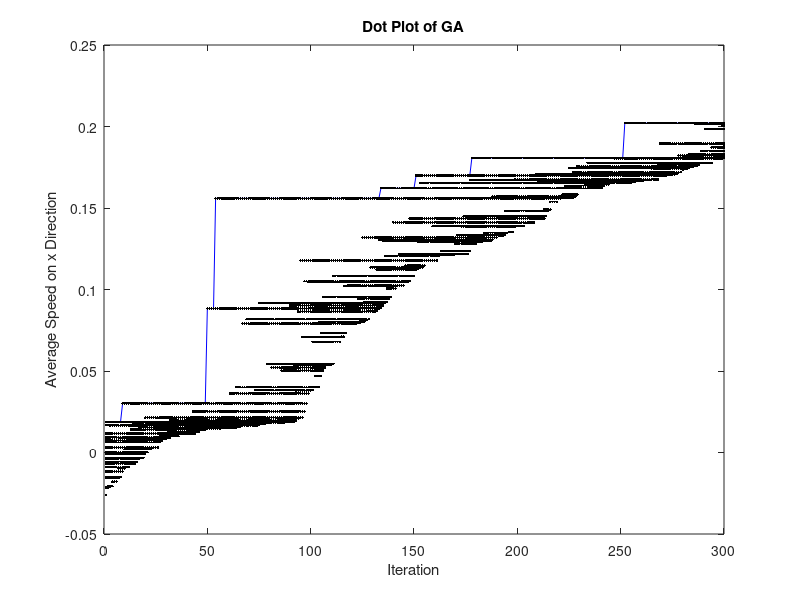
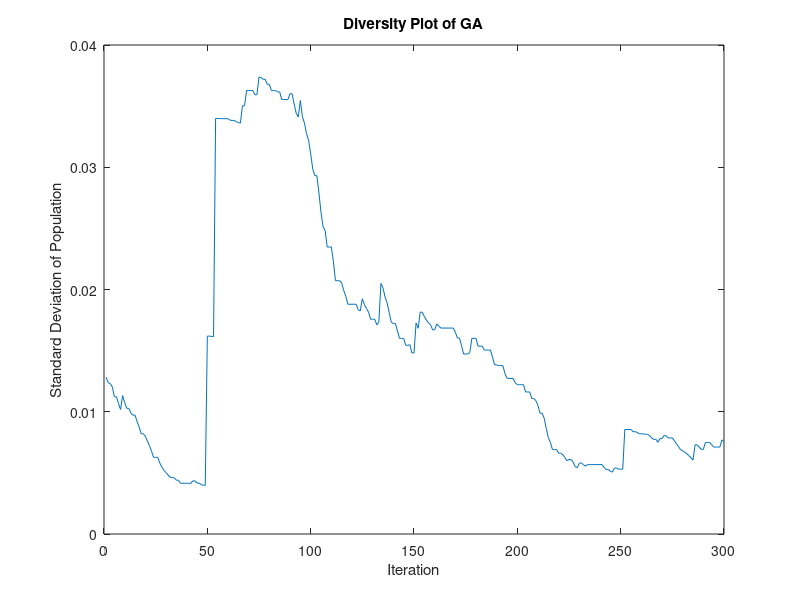

MATLAB code to generate these figures, in order:
clear all;
close all;
clc;

%% load homework data
EAspeed = importdata('totPopSpeed pop20iter300.txt');
%%
%plot
k=[1:size(EAspeed,2)]';

figure(2)
pop = size(EAspeed);
pop = pop(1);
plot(k,EAspeed(1,:),'b');
hold on
for i = 1:pop
    plot(k,EAspeed(i,:),'k.');
end
title('Dot Plot of GA')
xlabel('Iteration')
ylabel('Average Speed on x Direction')

%diversity = EAspeed(1,:)-EAspeed(end,:);
diversity = std(EAspeed);
figure(3)
plot(k,diversity);
title('Diversity Plot of GA')
xlabel('Iteration')
ylabel('Standard Deviation of Population')

